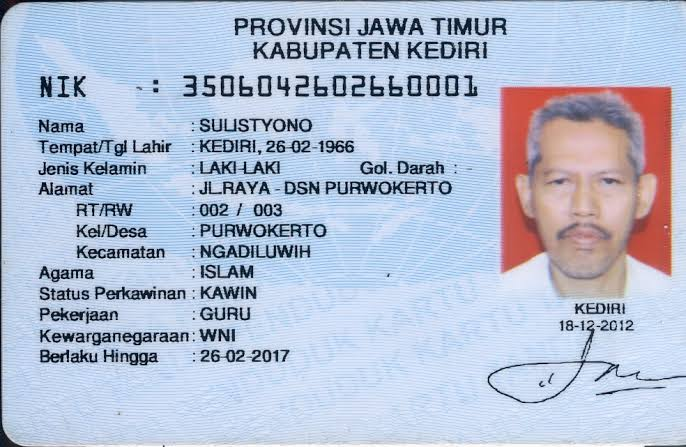
#> input picture MediQ-Backend-OCR-Engine-Service/image.jpg, 686 x 447 px
$ python -i image_ops.py   (imports and definitions only)
#> lines starting #> are read from the running program, lines starting #| are printed output that depends on the picture; after the words box and inside, x2 and y2 are one past the last pixel; in counts of white or black regions, pixels touching at a corner belong together
import cv2
import numpy as np
import os

# [12 lines left out: functions read_bgr, ensure_min_width, not called in this run]

def _unsharp_mask(gray):
    blur = cv2.GaussianBlur(gray, (0, 0), 3)
    sharp = cv2.addWeighted(gray, 1.5, blur, -0.5, 0)
    return sharp

def _clahe(gray):
    clahe = cv2.createCLAHE(clipLimit=3.0, tileGridSize=(8, 8))
    return clahe.apply(gray)

# [41 lines left out: functions _order_points, rectify_card, not called in this run]

def variants_for_ocr(bgr):
    # Hasilkan beberapa varian biner untuk OCR.
    out = []
    gray = cv2.cvtColor(bgr, cv2.COLOR_BGR2GRAY)
    gray = _clahe(gray)
    gray = _unsharp_mask(gray)

    # Adaptive Gaussian
    adapt = cv2.adaptiveThreshold(gray, 255, cv2.ADAPTIVE_THRESH_GAUSSIAN_C,
                                  cv2.THRESH_BINARY, 35, 15)
    out.append(("adapt", adapt))

    # OTSU
    _, otsu = cv2.threshold(gray, 0, 255, cv2.THRESH_BINARY+cv2.THRESH_OTSU)
    out.append(("otsu", otsu))

    # OTSU inverted
    _, otsu_inv = cv2.threshold(gray, 0, 255, cv2.THRESH_BINARY_INV+cv2.THRESH_OTSU)
    out.append(("otsu_inv", otsu_inv))

    # Morph close on otsu to connect strokes
    kernel = cv2.getStructuringElement(cv2.MORPH_RECT, (3,3))
    close = cv2.morphologyEx(otsu, cv2.MORPH_CLOSE, kernel, iterations=1)
    out.append(("otsu_close", close))

    return out

def save_debug(img, path):
    os.makedirs(os.path.dirname(path), exist_ok=True)
    cv2.imwrite(path, img)

>>> import cv2
>>> picture = cv2.imread('../image.jpg')
#> picture is the input picture: shape (447, 686, 3); mean B, G, R 211.7, 190.2, 179.5
>>> result = variants_for_ocr(picture)
#> in variants_for_ocr, `gray = cv2.cvtColor(bgr, cv2.COLOR_BGR2GRAY)`:
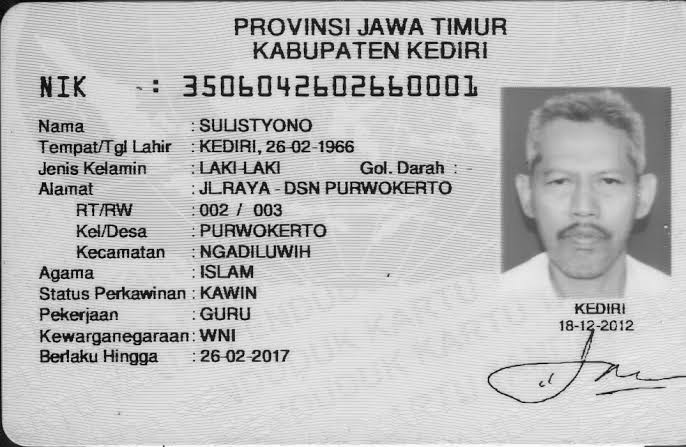
#> gray: shape (447, 686); min 1, max 255, mean 189.5
#> in _clahe, `return clahe.apply(gray)`:
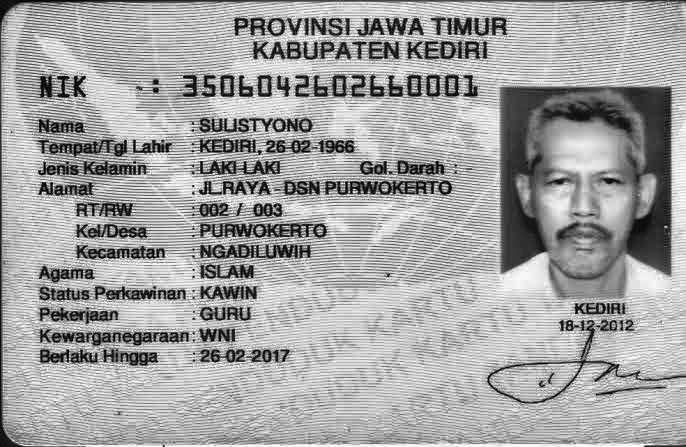
#> returned value: shape (447, 686); min 1, max 255, mean 163.5
#> in _unsharp_mask, `blur = cv2.GaussianBlur(gray, (0, 0), 3)`:
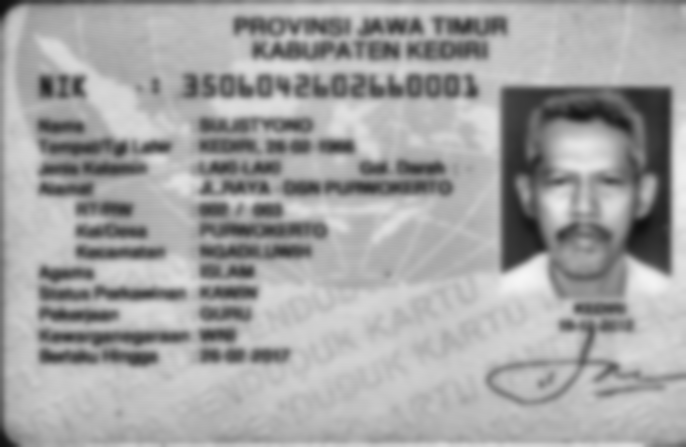
#> blur: shape (447, 686); min 15, max 245, mean 163.7
#> in _unsharp_mask, `sharp = cv2.addWeighted(gray, 1.5, blur, -0.5, 0)`:
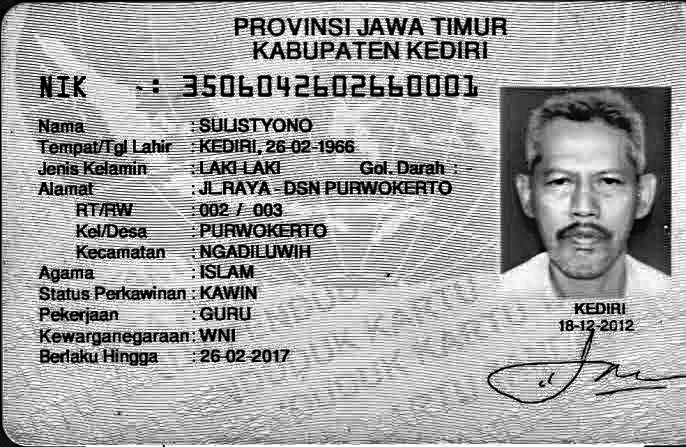
#> sharp: shape (447, 686); min 0, max 255, mean 163.8
#> in variants_for_ocr, `adapt = cv2.adaptiveThreshold(gray, 255, cv2.ADAPTIVE_THRESH_GAUSSIAN_..`:
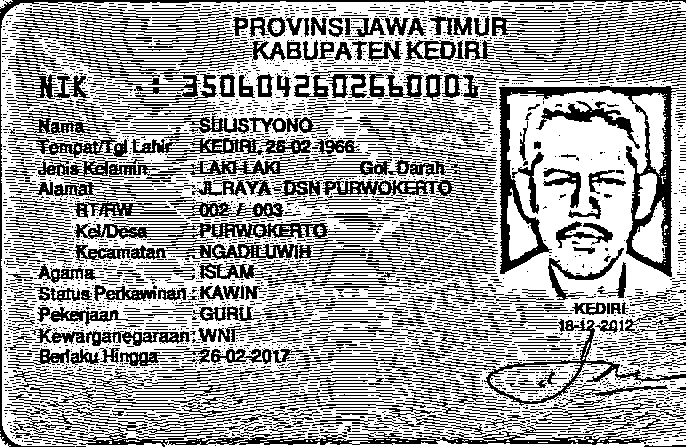
#> adapt: shape (447, 686); 63.7% white; black in thin lines or dots
#> in variants_for_ocr, `_, otsu = cv2.threshold(gray, 0, 255, cv2.THRESH_BINARY+cv2.THRESH_OTSU)`:
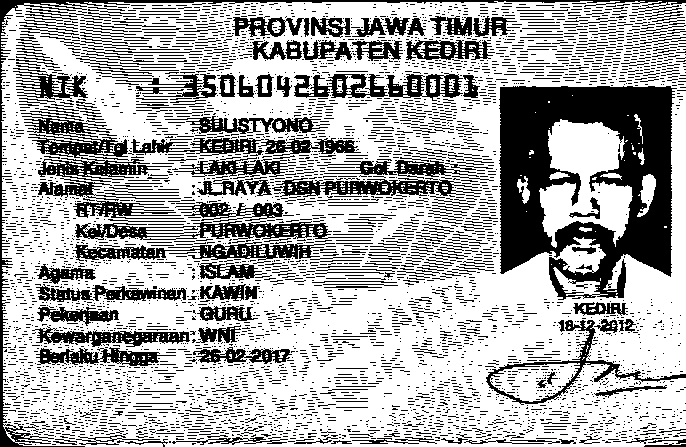
#> otsu: shape (447, 686); 67.1% white; 4753 black regions (4376 under 20 px), largest, box (x1, y1, x2, y2) and area: (499, 86, 677, 300) 22610, (0, 0, 686, 447) 4102, (75, 221, 373, 240) 2512
#> in variants_for_ocr, `close = cv2.morphologyEx(otsu, cv2.MORPH_CLOSE, kernel, iterations=1)`:
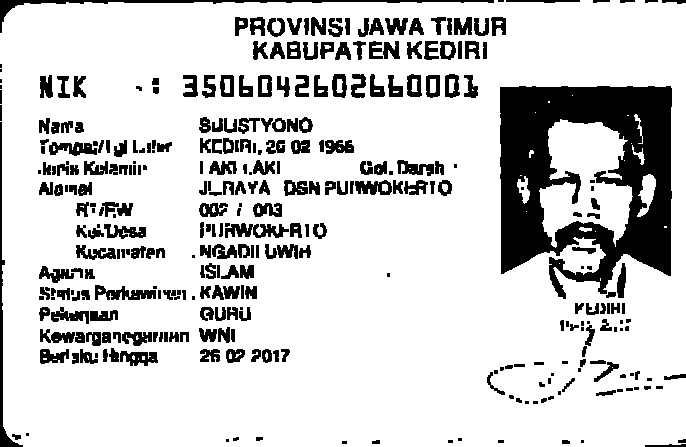
#> close: shape (447, 686); 81.8% white; 338 black regions (65 under 20 px), largest, box (x1, y1, x2, y2) and area: (500, 86, 672, 299) 21706, (0, 0, 494, 33) 1466, (0, 122, 23, 447) 965
#> result = 4 items
